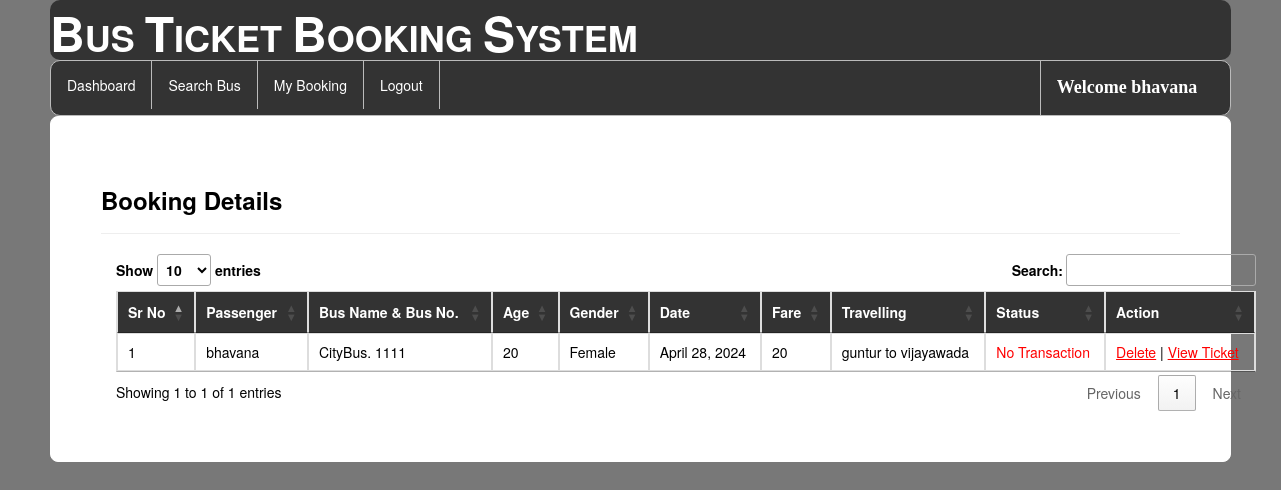
The page /my_booking/ (signed in) on the database its author committed.
### bus/models.py (models this page shows, shortened)
class Passenger(models.Model):
    user = models.ForeignKey(Register,on_delete=models.CASCADE,null=True)
    bus = models.ForeignKey(Add_Bus,on_delete=models.CASCADE,null=True)
    name = models.CharField(max_length=100,null=True)
    age = models.IntegerField(null=True)
    gender = models.CharField(max_length=30,null=True)
    route=models.CharField(max_length=100,null=True)
    status = models.CharField(max_length=30,null=True)
    date1 = models.DateField(null=True)
    fare = models.IntegerField(null=True)

class Add_Bus(models.Model):
    busname = models.CharField(max_length=30,null=True)
    bus_no = models.IntegerField(null=True)
    from_city = models.CharField(max_length=30,null=True)
    to_city = models.CharField(max_length=30,null=True)
    departuretime=models.CharField(max_length=30,null=True)
    arrivaltime=models.CharField(max_length=30,null=True)
    trevaltime=models.CharField(max_length=100,null=True)
    distance=models.IntegerField(null=True)
    img=models.FileField(null=True)

### bus/views.py (the view)
# urls.py: path('my_booking/',my_booking,name="my_booking"),
def my_booking(request):
    if not request.user.is_authenticated:
        return redirect('login')
    user2 = User.objects.filter(username=request.user.username).get()
    user1 = Register.objects.filter(user=user2).get()
    pro = Passenger.objects.filter(user=user1)
    book = Book_ticket.objects.filter(user=user1)
    d = {'user':user1,'pro':pro,'book':book}
    return render(request,'my_booking.html',d)

### bus/templates/my_booking.html (shortened to what this page needs)
{% extends 'navigation2.html' %}
{% load static %}
{% block b %}
<div style="color:Black;border:1px solid white;border-radius:8px;background-color:white;padding:50px">
        <h3><strong>Booking Details</strong></h3><hr>
<div class="container">
<table class="table table-bordered" id="myTable">
  <thead style="color:white;background-color:#333">
  <tr>
    <th>Sr No</th>
    <th>Passenger</th>
      <th>Bus Name & Bus No.</th>
      <th> Age</th>
    <th>Gender</th>
    <th>Date</th>
       <th>Fare</th>
       <th>Travelling</th>
       <th>Status</th>
    <th>Action</th>
  </tr>
  </thead>
   <tbody>
    {% for i in pro %}
  <tr>
    <td>{{forloop.counter}}</td>
    <td>{{i.name}}</td>
    <td>{{i.bus.busname}}. {{i.bus.bus_no}}</td>
      <td>{{i.age}}</td>
      <td>{{i.gender}}</td>
      <td>{{i.date1}}</td>
      <td>{{i.fare}}</td>
      <td>{{i.route}}</td>
      {% if i.status == 'set' %}
      <td style="color:green">Booking Confirmed</td>
      {% else %}
      <td style="color:red">No Transaction</td>
      {% endif %}
    <td><a href="{% url 'delte_my_booking' i.id %}" style="color:red"><u>Delete</u></a>
    | <a href="{% url 'view_ticket' i.id %}" style="color:red"><u>View&nbsp;Ticket</u></a>
    </td>
  </tr>
    {% endfor %}
    </tbody>
</table>
 </div>
</div>
{% endblock %}

### bus/templates/navigation2.html (shortened to what this page needs)
{% extends 'head.html' %}
{% load static %}
{% block body %}
<link rel = stylesheet href = "//cdn.datatables.net/1.10.19/css/jquery.dataTables.min.css">
<ul class="id2">
  <li id="id1"><a href="{% url 'dashboard' %}">Dashboard</a></li>
  <li id="id1"><a href="{% url 'search_bus' %}">Search Bus</a></li>
  <li id="id1"><a href="{% url 'my_booking' %}">My Booking</a></li>
  <li id="id1"><a href="{% url 'log_out' %}">Logout</a></li>
    <li id="id2" style="margin-left:600px"><a href="" style="color:white"><strong style="font-size:18px;font-family:cursive">Welcome {{request.user.username}}</strong></a></li>
</ul>
{% block b %}
{% endblock %}
{% endblock %}

### bus/templates/navigation2.html (style rules this page uses)
.id2 { list-style-type: none; margin: 0; padding: 0; overflow: hidden; background-color: #333; border-radius:10px; border:1px solid #bbb; }
#id1 { float: left; border-right:1px solid #bbb; }
#id2 { float: left; border-left:1px solid #bbb; }
li:last-child { border-right: none; }
li a { display: block; color: white; text-align: center; padding: 14px 16px; text-decoration: none; }

### rows shown on the page
Passenger: name "bhavana", bus.busname "CityBus", bus.bus_no "1111", age "20", gender "Female", date1 "April 28, 2024", fare "20", route "guntur to vijayawada", shows "No Transaction"

### other values the page prints
{{ request.user.username }} "bhavana"
